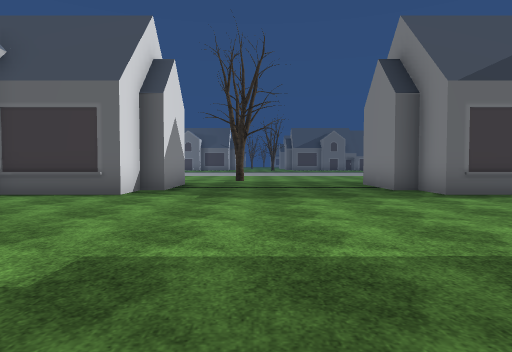
[1] (above)

23 first-person views from a walk through a Unity game level. The camera is 1.2 m above the floor, tilts 2° down and sees 75° across. The floor is counted in squares, 2 m on a side. Each view is taken from the middle of a square. On the plan, view 1 faces up. The plan holds only what a view shows up to about 10 squares ahead; the rest is blank. The place goes on beyond the plan. Door leaves are left out, so doorways stand open. Some surface patterns are stand-ins.

[2]
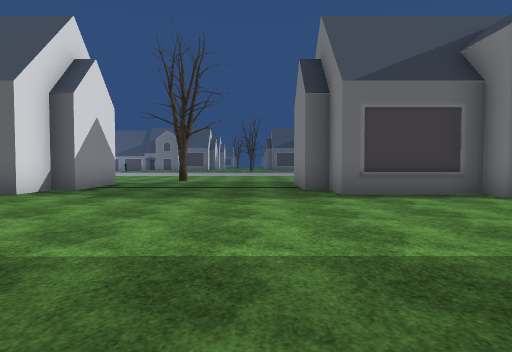

[3]
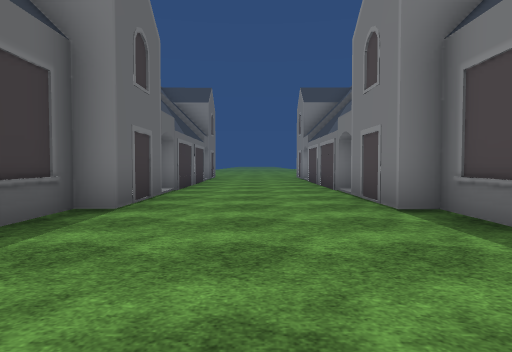

[4]
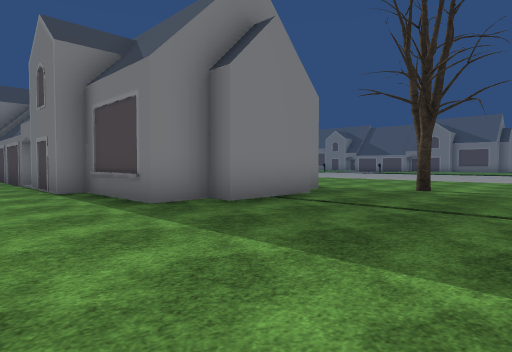

[5]
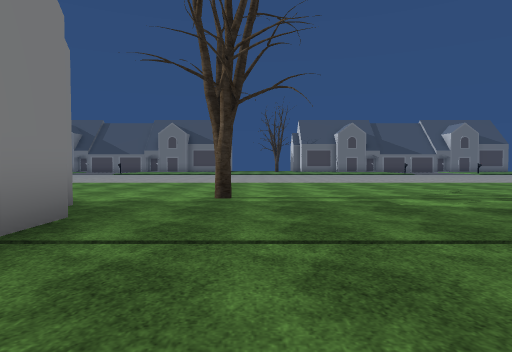

[6]
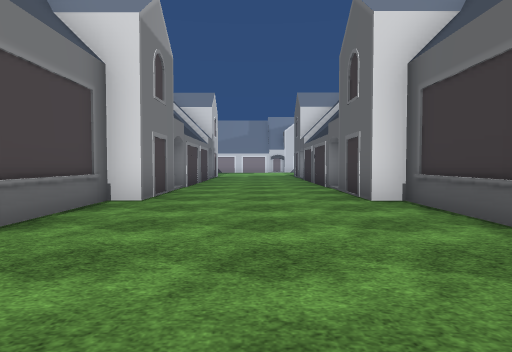

[7]
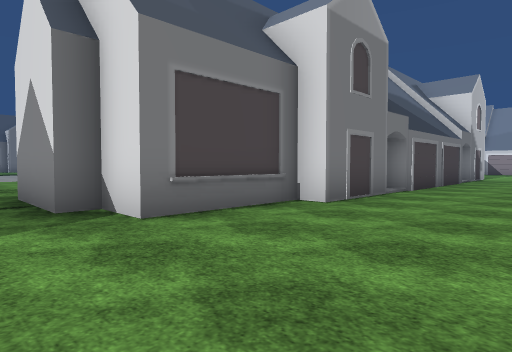

[8]
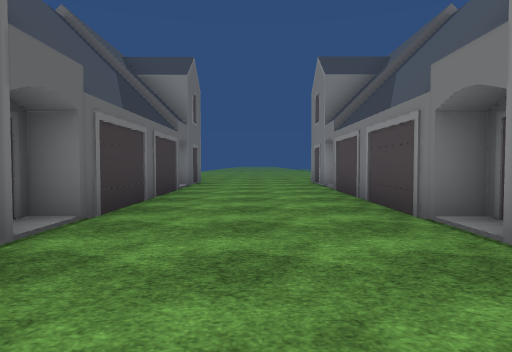

[9]
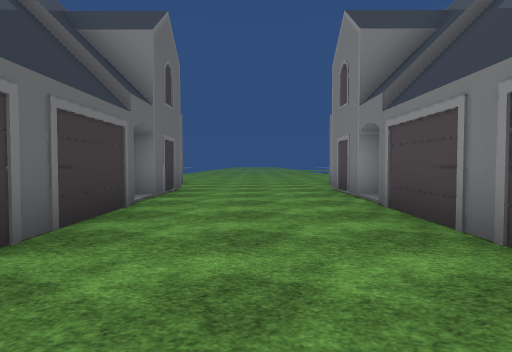

[10]
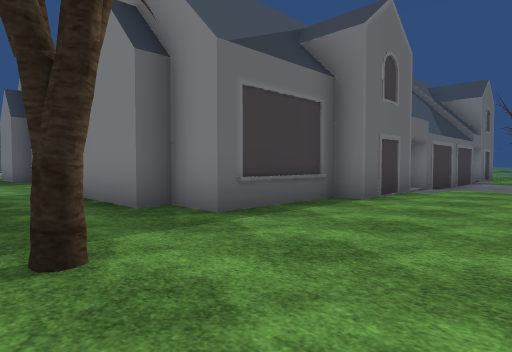

[11]
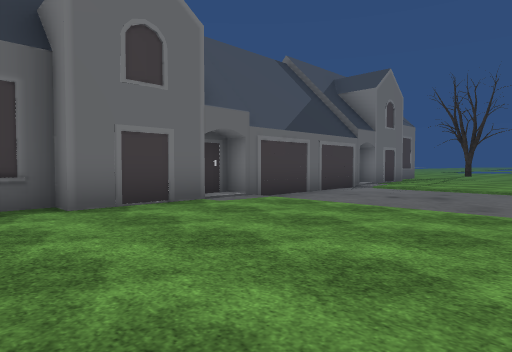

[12]
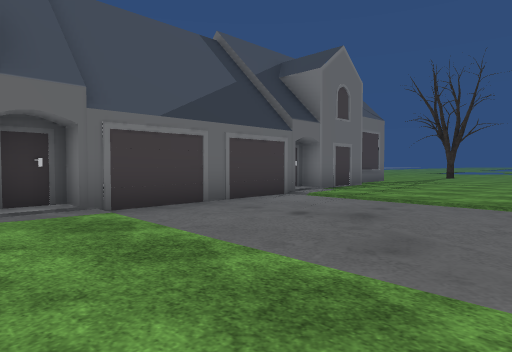

[13]
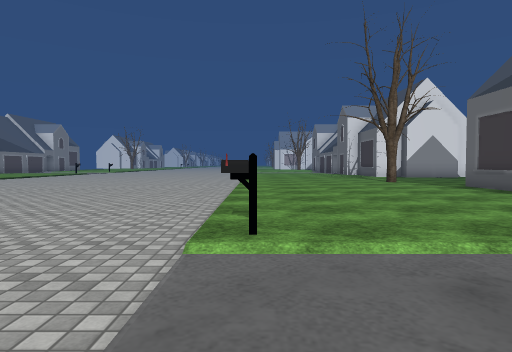

[14]
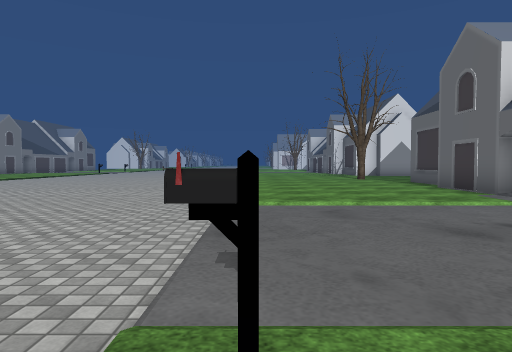

[15]
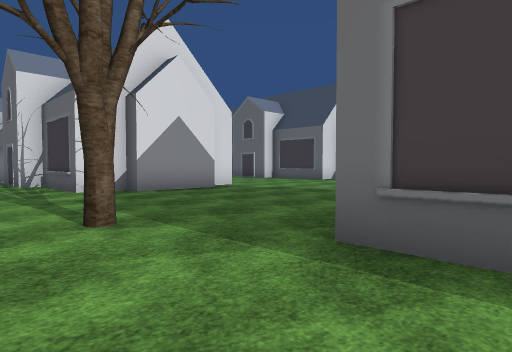

[16]
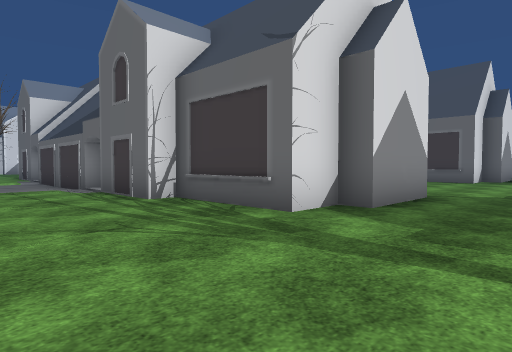

[17]
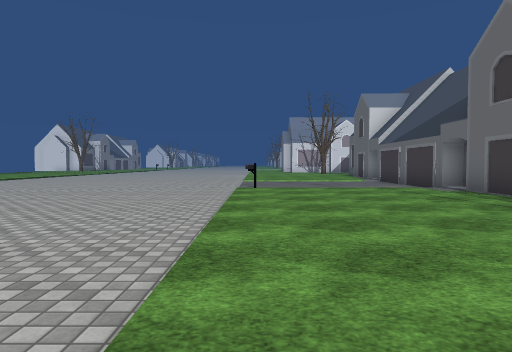

[18]
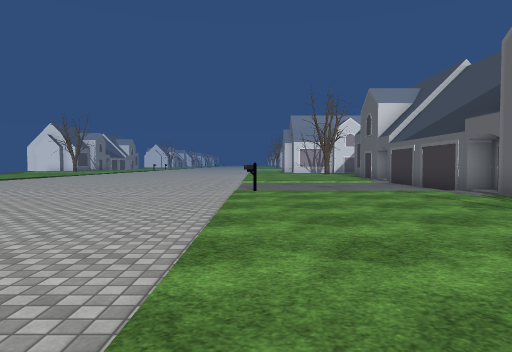

[19]
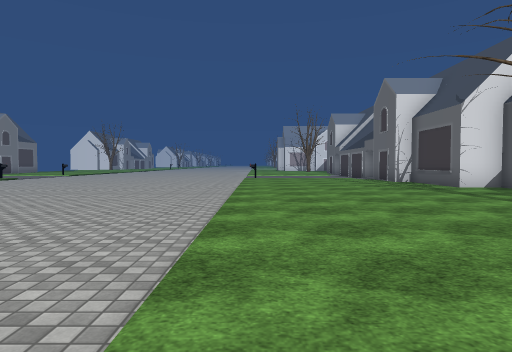

[20]
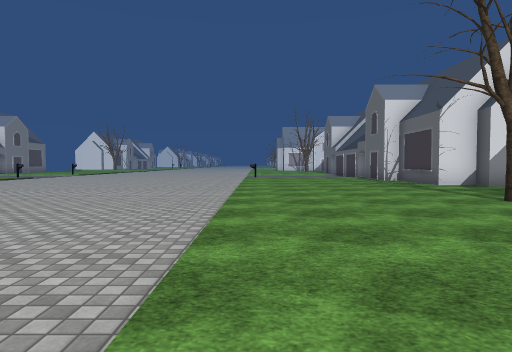

[21]
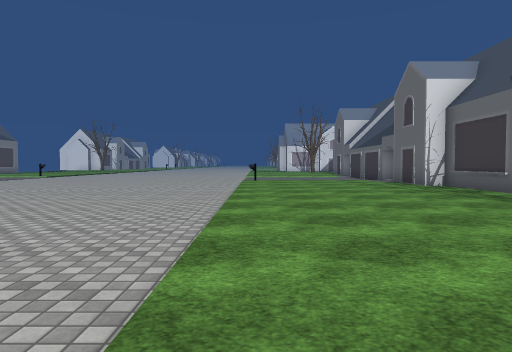

[22]
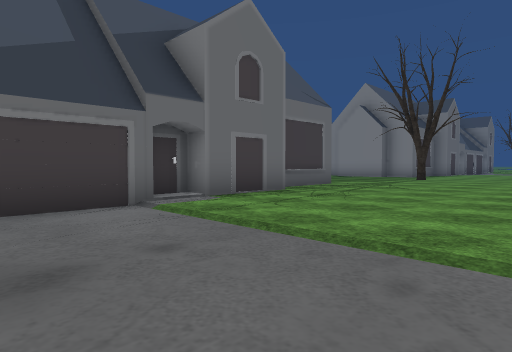

[23]
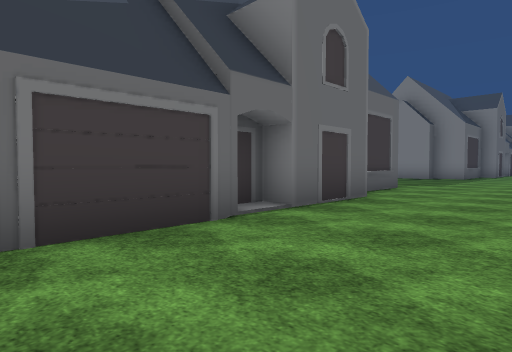

### Floor plan
Points are (right, up) in squares from view 1. A wall is a line through its corners. A room is listed if a view was taken in it or the views show most of it. See-through windows are left out.
Room 1 (views 1, 2, 3, 4, 5, 6, 7, 8, 9, 10, 11, 12, 13, 14, 15, 16, 17, 18, 19, 20, 21, 22, 23)
walls: (6.3, -2.7) (3.6, -2.7) (3.6, -1.6) (3.1, -1.6) (3.1, 0.5) (3.6, 0.5) (3.6, 1.6) (6.3, 1.6) (6.3, 2.2) (8.5, 2.2); (8.5, -2.9) (8.5, -3.3) (6.3, -3.3); (-5.3, -3.3) (-7.5, -3.3) (-7.5, -2.7) (-8.5, -2.7) (-8.5, -3.3) (-11.4, -3.3); (9.5, 1.5) (9.5, 2.2) (14.1, 2.2); (14.1, -3.3) (9.5, -3.3) (9.5, -2.6); (-7.6, 2.2) (-5.3, 2.2) (-5.3, 1.6) (-2.6, 1.6) (-2.6, 0.5) (-2.1, 0.5) (-2.1, -1.6) (-2.6, -1.6) (-2.6, -2.7) (-5.3, -2.7); (8.6, 5.8) (6.3, 5.8) (6.3, 6.4) (3.6, 6.4) (3.6, 7.5) (3.1, 7.5) (3.1, 9.6); (15, 2.2) (15.5, 2.2); (-11.5, 2.2) (-8.5, 2.2) (-8.5, 1.6); (-8.4, 5.8) (-10.8, 5.8); (14.1, 5.8) (9.5, 5.8) (9.5, 6.5); (-2.1, 9.6) (-2.1, 7.5) (-2.6, 7.5) (-2.6, 6.4) (-5.3, 6.4) (-5.3, 5.8) (-7.5, 5.8) (-7.5, 6.4) (-8, 6.4); (15.5, 5.8) (15, 5.8)
objects: other object (-9, -8); tree (2, -4); other object (9, -8); other object (14, -8)

Positions as (right, up) in squares from view 1, and headings:
1: (0, 0), facing up
2: (2, 0), facing up
3: (2, 4), facing right
4: (-1, 4), facing down-right
5: (1, 2), facing down
6: (0, 4), facing left
7: (-1, 5), facing down-left
8: (6, 4), facing right
9: (9, 4), facing right
10: (1, -6), facing up-right
11: (5, -8), facing up-right
12: (8, -8), facing up-right
13: (12, -8), facing left
14: (15, -8), facing left
15: (5, -5), facing up-left
16: (0, -6), facing up-left
17: (0, -8), facing left
18: (-1, -8), facing left
19: (6, -8), facing left
20: (7, -8), facing left
21: (4, -8), facing left
22: (-11, -8), facing up-right
23: (-11, 3), facing up-right
